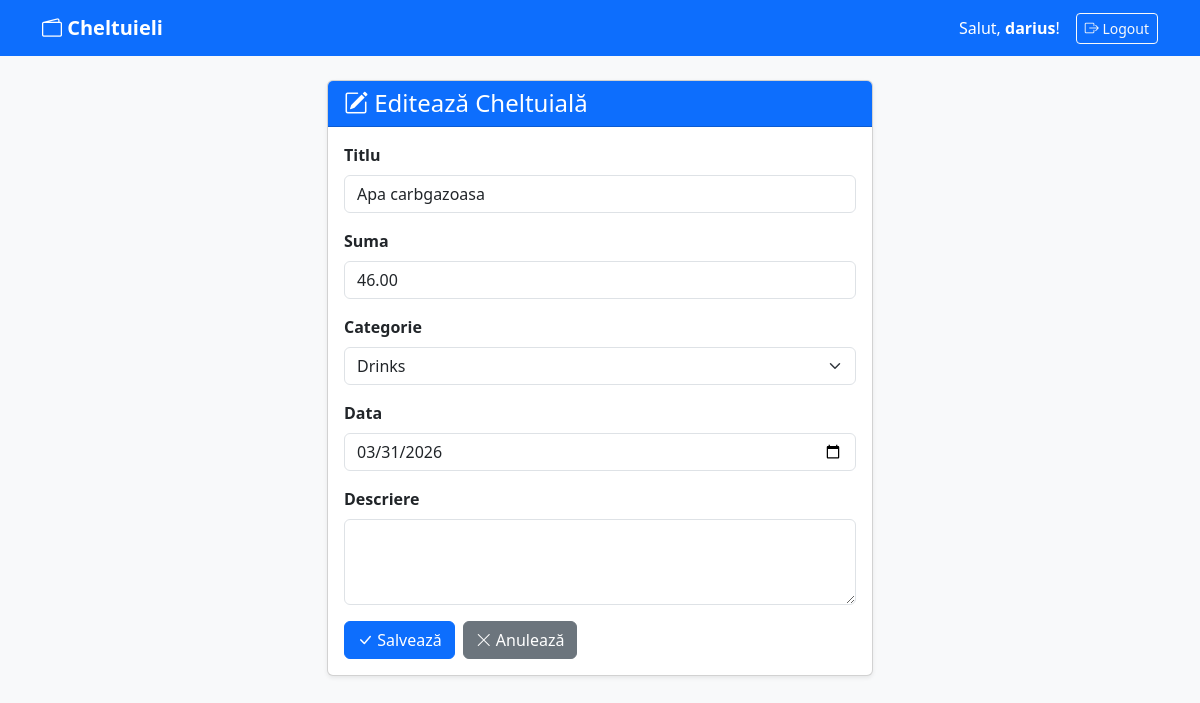
Screenshot of /editeaza/2/ (signed in) with the database file from the repository.
### AplicatiePractica/models.py (models this page shows, shortened)
class Cheltuiala(models.Model):
    utilizator = models.ForeignKey(User, on_delete=models.CASCADE)
    categorie = models.ForeignKey(Categorie, on_delete=models.SET_NULL, null=True)
    titlu = models.CharField(max_length=200)
    suma = models.DecimalField(max_digits=10, decimal_places=2)
    data = models.DateField()
    descriere = models.TextField(blank=True, null=True)
    creat_la = models.DateTimeField(auto_now_add=True)
    class Meta:
        verbose_name_plural = "Cheltuieli"
        ordering = ['-data']

### AplicatiePractica/views.py (the view)
# urls.py: path('editeaza/<int:pk>/', views.editeaza_cheltuiala, name='editeaza_cheltuiala'),
@login_required
def editeaza_cheltuiala(request, pk):
    cheltuiala = get_object_or_404(Cheltuiala, pk=pk, utilizator=request.user)
    if request.method == 'POST':
        form = CheltuialaForm(request.POST, instance=cheltuiala)
        if form.is_valid():
            form.save()
            messages.success(request, f'Cheltuiala "{cheltuiala.titlu}" a fost actualizată!')
            return redirect('lista_cheltuieli')
    else:
        form = CheltuialaForm(instance=cheltuiala)
    return render(request, 'AplicatiePractica/form.html', {'form': form, 'titlu': 'Editează Cheltuială'})

### AplicatiePractica/forms.py
class CheltuialaForm(forms.ModelForm):
    class Meta:
        model = Cheltuiala
        fields = ['titlu', 'suma', 'categorie', 'data', 'descriere']
        widgets = {
            'titlu': forms.TextInput(attrs={'class': 'form-control'}),
            'suma': forms.NumberInput(attrs={'class': 'form-control'}),
            'categorie': forms.Select(attrs={'class': 'form-select'}),
            'data': forms.DateInput(attrs={'class': 'form-control', 'type': 'date'}),
            'descriere': forms.Textarea(attrs={'class': 'form-control', 'rows': 3}),
        }

### AplicatiePractica/models.py (called while the page is built)
    def __str__(self):
        return self.nume

### AplicatiePractica/templates/AplicatiePractica/form.html (shortened to what this page needs)
{% extends 'AplicatiePractica/base.html' %}
{% block content %}
<div class="row justify-content-center">
    <div class="col-md-6">
        <div class="card shadow-sm">
            <div class="card-header bg-primary text-white">
                <h4 class="mb-0"><i class="bi bi-pencil-square"></i> {{ titlu }}</h4>
            </div>
            <div class="card-body">
                <form method="post">
                    {% for field in form %}
                        <div class="mb-3">
                            <label class="form-label fw-semibold">{{ field.label }}</label>
                            {{ field }}
                        </div>
                    {% endfor %}
                    <div class="d-flex gap-2">
                        <button type="submit" class="btn btn-primary">
                            <i class="bi bi-check-lg"></i> Salvează
                        </button>
                        <a href="{% url 'lista_cheltuieli' %}" class="btn btn-secondary">
                            <i class="bi bi-x-lg"></i> Anulează
                        </a>
                    </div>
                </form>
            </div>
        </div>
    </div>
</div>
{% endblock %}

### AplicatiePractica/templates/AplicatiePractica/base.html (shortened to what this page needs)
<!DOCTYPE html>
<html lang="ro">
<head>
    <link href="https://cdn.jsdelivr.net/npm/bootstrap@5.3.0/dist/css/bootstrap.min.css" rel="stylesheet">
    <link href="https://cdn.jsdelivr.net/npm/bootstrap-icons@1.11.0/font/bootstrap-icons.css" rel="stylesheet">
</head>
<body class="bg-light">
<nav class="navbar navbar-expand-lg navbar-dark bg-primary">
    <div class="container">
        <a class="navbar-brand fw-bold" href="/">
            <i class="bi bi-wallet2"></i> Cheltuieli
        </a>
        <div class="ms-auto d-flex align-items-center gap-3">
            {% if user.is_authenticated %}
                <span class="text-white">Salut, <strong>{{ user.username }}</strong>!</span>
                <form method="post" action="/accounts/logout/" class="d-inline">
                    <button type="submit" class="btn btn-outline-light btn-sm">
                        <i class="bi bi-box-arrow-right"></i> Logout
                    </button>
                </form>
            {% endif %}
        </div>
    </div>
</nav>
<div class="container mt-4">
    {% block content %}{% endblock %}
</div>
</body>
</html>

### rows the page displays
Cheltuiala: form "Apa carbgazoasa" "46.00" "Drinks" "03/31/2026"

### other values shown
{{ user.username }} "darius"
{{ titlu }} "Editează Cheltuială"
{{ field.label }} "Titlu" "Suma" "Categorie" "Data" "Descriere"
